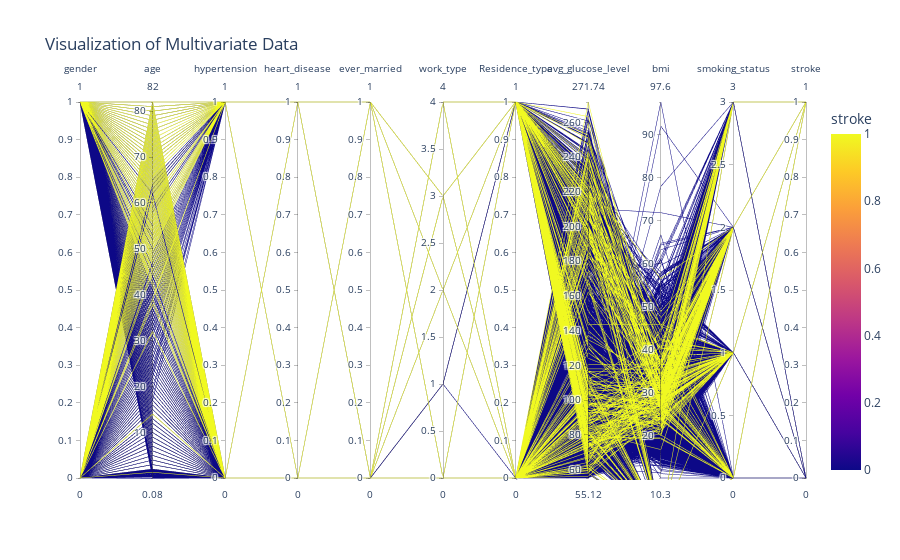

This figure's notebook cell:
### Code cell
from sklearn.calibration import LabelEncoder
import plotly.express as px

le = LabelEncoder()
df_par = df.copy()
for col in df.select_dtypes(exclude=['int64', 'float', 'float64', 'int']).columns:
    df_par[col] = le.fit_transform(df_par[col])
fig = px.parallel_coordinates(df_par.drop(columns=['id']), color="stroke", title='Visualization of Multivariate Data')

fig.show()

### Figure 1 — Plotly figure (JSON) as saved in the notebook; plotly's stock layout.template omitted (floating-point values rounded to 4 significant figures; data arrays with more than 128 entries replaced by an {"elided": "..."} marker saying what was removed)
{"data": [{"dimensions": [{"label": "gender", "values": {"elided": "5110 int values"}}, {"label": "age", "values": {"elided": "5110 float values"}}, {"label": "hypertension", "values": {"elided": "5110 int values"}}, {"label": "heart_disease", "values": {"elided": "5110 int values"}}, {"label": "ever_married", "values": {"elided": "5110 int values"}}, {"label": "work_type", "values": {"elided": "5110 int values"}}, {"label": "Residence_type", "values": {"elided": "5110 int values"}}, {"label": "avg_glucose_level", "values": {"elided": "5110 float values"}}, {"label": "bmi", "values": {"elided": "5110 float values"}}, {"label": "smoking_status", "values": {"elided": "5110 int values"}}, {"label": "stroke", "values": {"elided": "5110 int values"}}], "domain": {"x": [0, 1], "y": [0, 1]}, "line": {"color": {"elided": "5110 int values"}, "coloraxis": "coloraxis"}, "name": "", "type": "parcoords"}], "layout": {"coloraxis": {"colorbar": {"title": {"text": "stroke"}}, "colorscale": [[0, "#0d0887"], [0.1111, "#46039f"], [0.2222, "#7201a8"], [0.3333, "#9c179e"], [0.4444, "#bd3786"], [0.5556, "#d8576b"], [0.6667, "#ed7953"], [0.7778, "#fb9f3a"], [0.8889, "#fdca26"], [1, "#f0f921"]]}, "legend": {"tracegroupgap": 0}, "title": {"text": "Visualization of Multivariate Data"}}}
